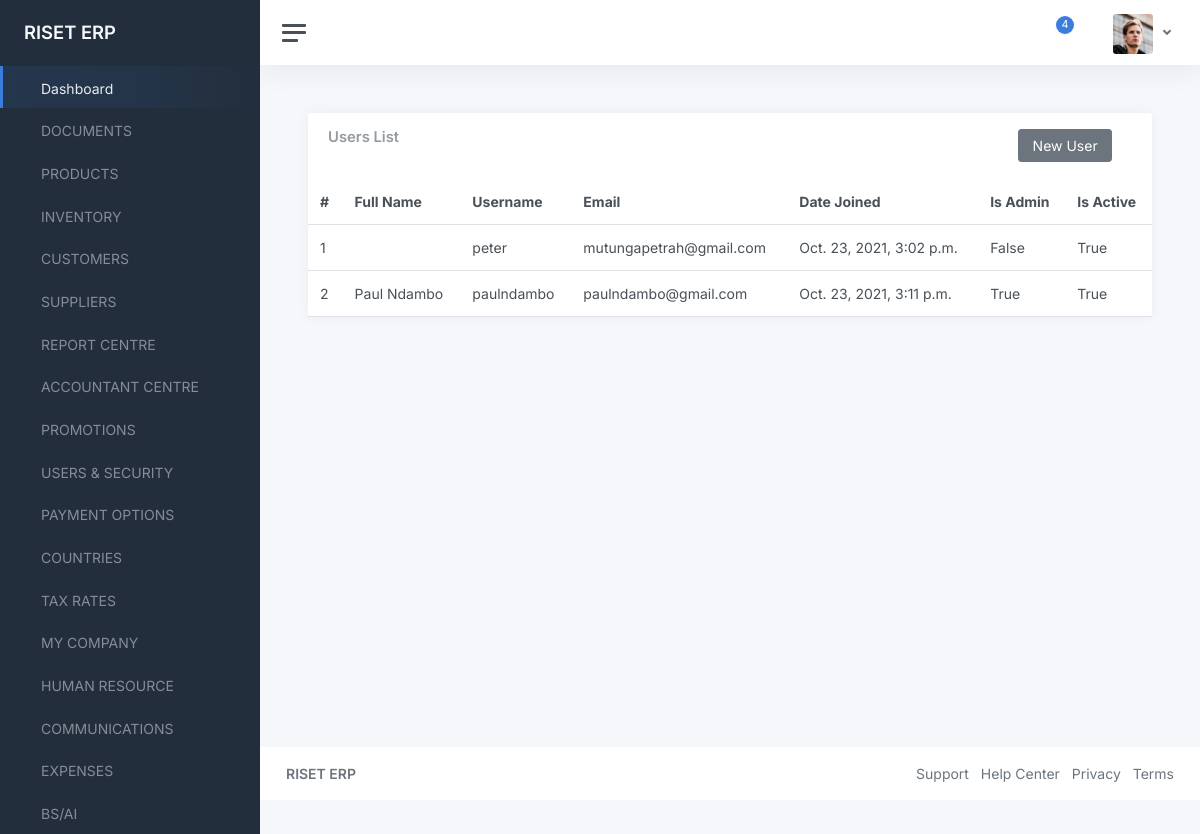
Before: /accounts/users-list/ with the older database file.
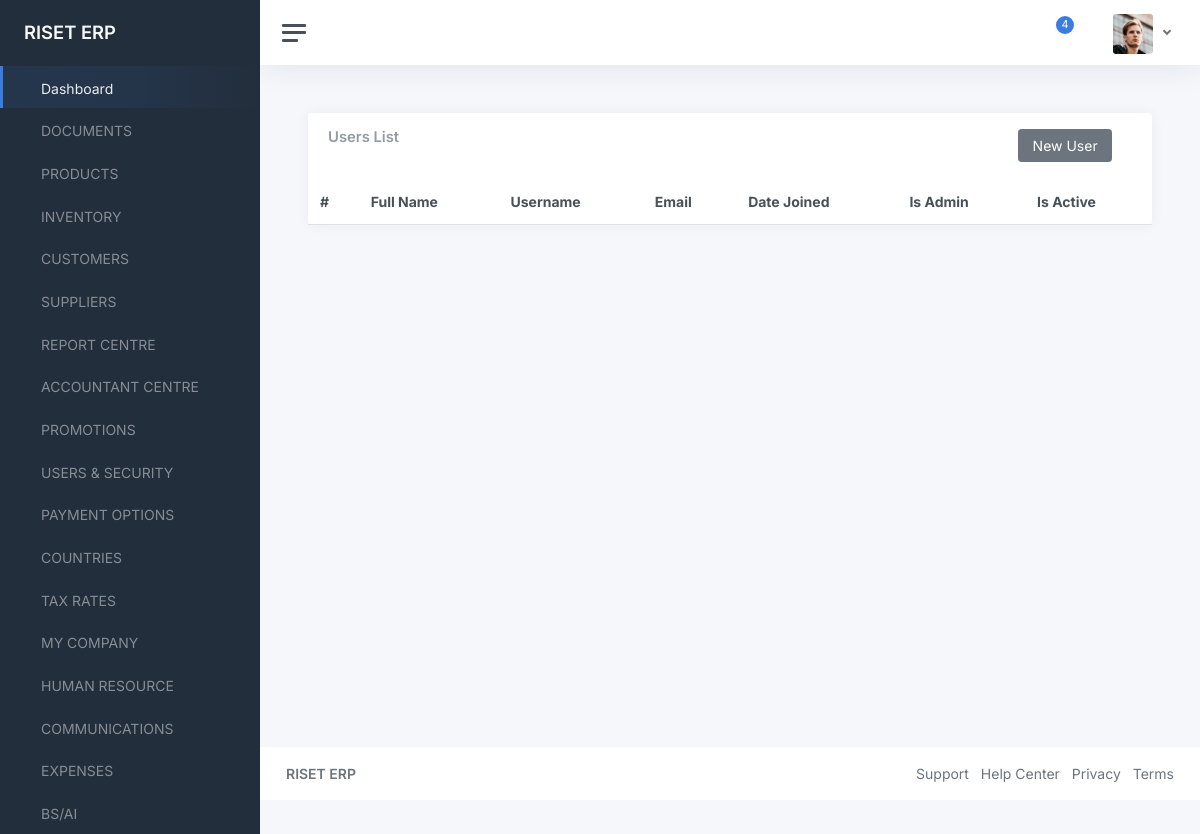
After: the same page with the newer database file.
### accounts/models.py (models this page shows, shortened)
class User(AbstractBaseUser, PermissionsMixin):
    email = models.EmailField(_('email address'), unique=True)
    username = models.CharField(_('Username'), max_length=200,unique=True)
    first_name = models.CharField(_('first name'), max_length=30, blank=True)
    last_name = models.CharField(_('last name'), max_length=30, blank=True)
    date_joined = models.DateTimeField(_('date joined'), auto_now_add=True)
    is_active = models.BooleanField(_('active'), default=True)
    is_admin = models.BooleanField(_('is_admin'), default=False)
    objects = UserManager()
    USERNAME_FIELD = 'username'
    REQUIRED_FIELDS = ['email']
    class Meta:
        verbose_name = _('user')
        verbose_name_plural = _('users')
    def get_full_name(self):
        full_name = '%s %s' % (self.first_name, self.last_name)
        return full_name.strip()

### accounts/views.py (the view)
# urls.py: path("users-list/", views.users_list, name="users-list"),
def users_list(request):
    users = User.objects.all()
    context = {
        "users": users
    }
    return render(request, "accounts/users.html", context)

### accounts/templates/accounts/users.html
{% extends "component-base.html" %}
{% block content %}
<main class="content">
	<div class="container-fluid p-0">
		<div class="row">
			<div class="col-12 col-lg-12 col-xxl-12 d-flex">
				<div class="card flex-fill">
					<div class="card-header">
            <div class="row">
							<div class="col-10">
								<h5 class="card-title mb-0">Users List</h5>
							</div>
							<div class="col-2">
								<a href="#" class="btn btn-secondary">New User</a>
							</div>
						</div>
					</div>
					<table class="table table-hover my-0">
						<thead>
							<tr>
                <th>#</th>
								<th>Full Name</th>
								<th>Username</th>
								<th>Email</th>
                <th>Date Joined</th>
                <th>Is Admin</th>
                <th>Is Active</th>
							</tr>
						</thead>
						<tbody>
{% for user in users %}
							<tr>
                <td>{{user.id}}</td>
								<td>{{user.get_full_name}}</td>
                <td>{{user.username}}</td>
                <td>{{user.email}}</td>
                <td>{{user.date_joined}}</td>
                <td>{{user.is_admin}}</td>
								<td>{{user.is_active}}</td>
							</tr>
{% endfor %}
						</tbody>
					</table>
				</div>
			</div>
		</div>
	</div>
</main>
{% endblock content %}

Changed rows visible on the page:
removed User: id "1", username "peter", email "mutungapetrah@gmail.com", date_joined "Oct. 23, 2021, 3:02 p.m.", is_admin "False", is_active "True"
removed User: id "2", get_full_name "Paul Ndambo", username "paulndambo", email "paulndambo@gmail.com", date_joined "Oct. 23, 2021, 3:11 p.m.", is_admin "True", is_active "True"
